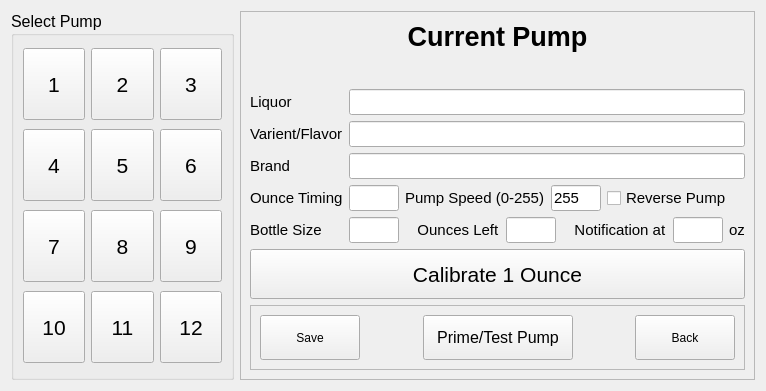
<?xml version="1.0" encoding="UTF-8"?>
<ui version="4.0">
 <class>PumpSettings</class>
 <widget class="QWidget" name="PumpSettings">
  <property name="geometry">
   <rect>
    <x>0</x>
    <y>0</y>
    <width>766</width>
    <height>391</height>
   </rect>
  </property>
  <property name="maximumSize">
   <size>
    <width>800</width>
    <height>400</height>
   </size>
  </property>
  <property name="windowTitle">
   <string>Pump Settings</string>
  </property>
  <property name="windowIcon">
   <iconset>
    <normaloff>../images/icons/Bronx.ico</normaloff>../images/icons/Bronx.ico</iconset>
  </property>
  <layout class="QVBoxLayout" name="verticalLayout">
   <item>
    <layout class="QHBoxLayout" name="horizontalLayout">
     <item>
      <widget class="QGroupBox" name="groupBox">
       <property name="font">
        <font>
         <pointsize>12</pointsize>
        </font>
       </property>
       <property name="title">
        <string>Select Pump</string>
       </property>
       <property name="flat">
        <bool>false</bool>
       </property>
       <layout class="QGridLayout" name="gridLayout_2">
        <item row="3" column="1">
         <widget class="QPushButton" name="btn_pump8">
          <property name="minimumSize">
           <size>
            <width>60</width>
            <height>60</height>
           </size>
          </property>
          <property name="maximumSize">
           <size>
            <width>72</width>
            <height>72</height>
           </size>
          </property>
          <property name="font">
           <font>
            <pointsize>16</pointsize>
           </font>
          </property>
          <property name="text">
           <string>8</string>
          </property>
          <property name="checkable">
           <bool>true</bool>
          </property>
         </widget>
        </item>
        <item row="0" column="1">
         <widget class="QPushButton" name="btn_pump2">
          <property name="minimumSize">
           <size>
            <width>60</width>
            <height>60</height>
           </size>
          </property>
          <property name="maximumSize">
           <size>
            <width>72</width>
            <height>72</height>
           </size>
          </property>
          <property name="font">
           <font>
            <pointsize>16</pointsize>
           </font>
          </property>
          <property name="text">
           <string>2</string>
          </property>
          <property name="checkable">
           <bool>true</bool>
          </property>
         </widget>
        </item>
        <item row="3" column="0">
         <widget class="QPushButton" name="btn_pump7">
          <property name="minimumSize">
           <size>
            <width>60</width>
            <height>60</height>
           </size>
          </property>
          <property name="maximumSize">
           <size>
            <width>72</width>
            <height>72</height>
           </size>
          </property>
          <property name="font">
           <font>
            <pointsize>16</pointsize>
           </font>
          </property>
          <property name="text">
           <string>7</string>
          </property>
          <property name="checkable">
           <bool>true</bool>
          </property>
         </widget>
        </item>
        <item row="0" column="0">
         <widget class="QPushButton" name="btn_pump1">
          <property name="minimumSize">
           <size>
            <width>60</width>
            <height>60</height>
           </size>
          </property>
          <property name="maximumSize">
           <size>
            <width>72</width>
            <height>72</height>
           </size>
          </property>
          <property name="font">
           <font>
            <pointsize>16</pointsize>
           </font>
          </property>
          <property name="text">
           <string>1</string>
          </property>
          <property name="checkable">
           <bool>true</bool>
          </property>
          <property name="checked">
           <bool>false</bool>
          </property>
         </widget>
        </item>
        <item row="0" column="2">
         <widget class="QPushButton" name="btn_pump3">
          <property name="minimumSize">
           <size>
            <width>60</width>
            <height>60</height>
           </size>
          </property>
          <property name="maximumSize">
           <size>
            <width>72</width>
            <height>72</height>
           </size>
          </property>
          <property name="font">
           <font>
            <pointsize>16</pointsize>
           </font>
          </property>
          <property name="text">
           <string>3</string>
          </property>
          <property name="checkable">
           <bool>true</bool>
          </property>
         </widget>
        </item>
        <item row="1" column="0">
         <widget class="QPushButton" name="btn_pump4">
          <property name="minimumSize">
           <size>
            <width>60</width>
            <height>60</height>
           </size>
          </property>
          <property name="maximumSize">
           <size>
            <width>72</width>
            <height>72</height>
           </size>
          </property>
          <property name="font">
           <font>
            <pointsize>16</pointsize>
           </font>
          </property>
          <property name="text">
           <string>4</string>
          </property>
          <property name="checkable">
           <bool>true</bool>
          </property>
         </widget>
        </item>
        <item row="1" column="1">
         <widget class="QPushButton" name="btn_pump5">
          <property name="minimumSize">
           <size>
            <width>60</width>
            <height>60</height>
           </size>
          </property>
          <property name="maximumSize">
           <size>
            <width>72</width>
            <height>72</height>
           </size>
          </property>
          <property name="font">
           <font>
            <pointsize>16</pointsize>
           </font>
          </property>
          <property name="text">
           <string>5</string>
          </property>
          <property name="checkable">
           <bool>true</bool>
          </property>
         </widget>
        </item>
        <item row="1" column="2">
         <widget class="QPushButton" name="btn_pump6">
          <property name="minimumSize">
           <size>
            <width>60</width>
            <height>60</height>
           </size>
          </property>
          <property name="maximumSize">
           <size>
            <width>72</width>
            <height>72</height>
           </size>
          </property>
          <property name="font">
           <font>
            <pointsize>16</pointsize>
           </font>
          </property>
          <property name="text">
           <string>6</string>
          </property>
          <property name="checkable">
           <bool>true</bool>
          </property>
         </widget>
        </item>
        <item row="3" column="2">
         <widget class="QPushButton" name="btn_pump9">
          <property name="minimumSize">
           <size>
            <width>60</width>
            <height>60</height>
           </size>
          </property>
          <property name="maximumSize">
           <size>
            <width>72</width>
            <height>72</height>
           </size>
          </property>
          <property name="font">
           <font>
            <pointsize>16</pointsize>
           </font>
          </property>
          <property name="text">
           <string>9</string>
          </property>
          <property name="checkable">
           <bool>true</bool>
          </property>
         </widget>
        </item>
        <item row="4" column="0">
         <widget class="QPushButton" name="btn_pump10">
          <property name="minimumSize">
           <size>
            <width>60</width>
            <height>60</height>
           </size>
          </property>
          <property name="maximumSize">
           <size>
            <width>72</width>
            <height>72</height>
           </size>
          </property>
          <property name="font">
           <font>
            <pointsize>16</pointsize>
           </font>
          </property>
          <property name="text">
           <string>10</string>
          </property>
          <property name="checkable">
           <bool>true</bool>
          </property>
         </widget>
        </item>
        <item row="4" column="1">
         <widget class="QPushButton" name="btn_pump11">
          <property name="minimumSize">
           <size>
            <width>60</width>
            <height>60</height>
           </size>
          </property>
          <property name="maximumSize">
           <size>
            <width>72</width>
            <height>72</height>
           </size>
          </property>
          <property name="font">
           <font>
            <pointsize>16</pointsize>
           </font>
          </property>
          <property name="text">
           <string>11</string>
          </property>
          <property name="checkable">
           <bool>true</bool>
          </property>
         </widget>
        </item>
        <item row="4" column="2">
         <widget class="QPushButton" name="btn_pump12">
          <property name="minimumSize">
           <size>
            <width>60</width>
            <height>60</height>
           </size>
          </property>
          <property name="maximumSize">
           <size>
            <width>72</width>
            <height>72</height>
           </size>
          </property>
          <property name="font">
           <font>
            <pointsize>16</pointsize>
           </font>
          </property>
          <property name="text">
           <string>12</string>
          </property>
          <property name="checkable">
           <bool>true</bool>
          </property>
         </widget>
        </item>
       </layout>
      </widget>
     </item>
     <item>
      <widget class="QFrame" name="frame">
       <property name="sizePolicy">
        <sizepolicy hsizetype="MinimumExpanding" vsizetype="Preferred">
         <horstretch>0</horstretch>
         <verstretch>0</verstretch>
        </sizepolicy>
       </property>
       <property name="frameShape">
        <enum>QFrame::StyledPanel</enum>
       </property>
       <property name="frameShadow">
        <enum>QFrame::Raised</enum>
       </property>
       <layout class="QVBoxLayout" name="verticalLayout_2">
        <item>
         <widget class="QLabel" name="dsp_curr_pump">
          <property name="font">
           <font>
            <pointsize>20</pointsize>
            <weight>75</weight>
            <bold>true</bold>
           </font>
          </property>
          <property name="text">
           <string>Current Pump</string>
          </property>
          <property name="alignment">
           <set>Qt::AlignHCenter|Qt::AlignTop</set>
          </property>
         </widget>
        </item>
        <item>
         <layout class="QGridLayout" name="gridLayout">
          <item row="2" column="0">
           <widget class="QLabel" name="label_2">
            <property name="font">
             <font>
              <pointsize>11</pointsize>
             </font>
            </property>
            <property name="text">
             <string>Brand</string>
            </property>
           </widget>
          </item>
          <item row="2" column="1">
           <widget class="QLineEdit" name="dsp_brand">
            <property name="font">
             <font>
              <pointsize>11</pointsize>
             </font>
            </property>
           </widget>
          </item>
          <item row="0" column="0">
           <widget class="QLabel" name="label">
            <property name="font">
             <font>
              <pointsize>11</pointsize>
             </font>
            </property>
            <property name="text">
             <string>Liquor</string>
            </property>
           </widget>
          </item>
          <item row="4" column="0">
           <widget class="QLabel" name="label_4">
            <property name="font">
             <font>
              <pointsize>11</pointsize>
             </font>
            </property>
            <property name="text">
             <string>Bottle Size</string>
            </property>
           </widget>
          </item>
          <item row="3" column="0">
           <widget class="QLabel" name="label_3">
            <property name="font">
             <font>
              <pointsize>11</pointsize>
             </font>
            </property>
            <property name="text">
             <string>Ounce Timing</string>
            </property>
           </widget>
          </item>
          <item row="1" column="0">
           <widget class="QLabel" name="label_6">
            <property name="font">
             <font>
              <pointsize>11</pointsize>
             </font>
            </property>
            <property name="text">
             <string>Varient/Flavor</string>
            </property>
           </widget>
          </item>
          <item row="1" column="1">
           <widget class="QLineEdit" name="dsp_flavor">
            <property name="font">
             <font>
              <pointsize>11</pointsize>
             </font>
            </property>
           </widget>
          </item>
          <item row="4" column="1">
           <layout class="QHBoxLayout" name="horizontalLayout_3">
            <item>
             <widget class="QLineEdit" name="dsp_bottle">
              <property name="maximumSize">
               <size>
                <width>50</width>
                <height>16777215</height>
               </size>
              </property>
              <property name="font">
               <font>
                <pointsize>11</pointsize>
               </font>
              </property>
             </widget>
            </item>
            <item>
             <widget class="QLabel" name="label_5">
              <property name="font">
               <font>
                <pointsize>11</pointsize>
               </font>
              </property>
              <property name="text">
               <string>   Ounces Left</string>
              </property>
             </widget>
            </item>
            <item>
             <widget class="QLineEdit" name="dsp_ozleft">
              <property name="maximumSize">
               <size>
                <width>50</width>
                <height>16777215</height>
               </size>
              </property>
              <property name="font">
               <font>
                <pointsize>11</pointsize>
               </font>
              </property>
             </widget>
            </item>
            <item>
             <widget class="QLabel" name="label_8">
              <property name="font">
               <font>
                <pointsize>11</pointsize>
               </font>
              </property>
              <property name="text">
               <string>   Notification at</string>
              </property>
             </widget>
            </item>
            <item>
             <widget class="QLineEdit" name="dsp_oznotify">
              <property name="maximumSize">
               <size>
                <width>50</width>
                <height>16777215</height>
               </size>
              </property>
              <property name="font">
               <font>
                <pointsize>11</pointsize>
               </font>
              </property>
              <property name="text">
               <string/>
              </property>
             </widget>
            </item>
            <item>
             <widget class="QLabel" name="label_9">
              <property name="font">
               <font>
                <pointsize>11</pointsize>
               </font>
              </property>
              <property name="text">
               <string>oz</string>
              </property>
             </widget>
            </item>
           </layout>
          </item>
          <item row="3" column="1">
           <layout class="QHBoxLayout" name="horizontalLayout_4">
            <item>
             <widget class="QLineEdit" name="dsp_timing">
              <property name="maximumSize">
               <size>
                <width>50</width>
                <height>16777215</height>
               </size>
              </property>
              <property name="font">
               <font>
                <pointsize>11</pointsize>
               </font>
              </property>
             </widget>
            </item>
            <item>
             <widget class="QLabel" name="label_7">
              <property name="font">
               <font>
                <pointsize>11</pointsize>
               </font>
              </property>
              <property name="text">
               <string>Pump Speed (0-255)</string>
              </property>
             </widget>
            </item>
            <item>
             <widget class="QLineEdit" name="dsp_speed">
              <property name="maximumSize">
               <size>
                <width>50</width>
                <height>16777215</height>
               </size>
              </property>
              <property name="font">
               <font>
                <pointsize>11</pointsize>
               </font>
              </property>
              <property name="text">
               <string>255</string>
              </property>
             </widget>
            </item>
            <item>
             <widget class="QCheckBox" name="chk_reverse">
              <property name="font">
               <font>
                <pointsize>11</pointsize>
               </font>
              </property>
              <property name="text">
               <string>Reverse Pump</string>
              </property>
              <property name="checked">
               <bool>false</bool>
              </property>
             </widget>
            </item>
           </layout>
          </item>
          <item row="0" column="1">
           <widget class="QLineEdit" name="dsp_booze">
            <property name="font">
             <font>
              <pointsize>11</pointsize>
             </font>
            </property>
           </widget>
          </item>
         </layout>
        </item>
        <item>
         <widget class="QPushButton" name="btn_calibrate">
          <property name="minimumSize">
           <size>
            <width>0</width>
            <height>50</height>
           </size>
          </property>
          <property name="maximumSize">
           <size>
            <width>16777215</width>
            <height>16777215</height>
           </size>
          </property>
          <property name="font">
           <font>
            <pointsize>16</pointsize>
           </font>
          </property>
          <property name="text">
           <string>Calibrate 1 Ounce</string>
          </property>
         </widget>
        </item>
        <item>
         <widget class="QFrame" name="frame_2">
          <property name="frameShape">
           <enum>QFrame::StyledPanel</enum>
          </property>
          <property name="frameShadow">
           <enum>QFrame::Raised</enum>
          </property>
          <layout class="QHBoxLayout" name="horizontalLayout_2">
           <item>
            <widget class="QPushButton" name="btn_save">
             <property name="minimumSize">
              <size>
               <width>100</width>
               <height>45</height>
              </size>
             </property>
             <property name="text">
              <string>Save</string>
             </property>
            </widget>
           </item>
           <item>
            <spacer name="horizontalSpacer">
             <property name="orientation">
              <enum>Qt::Horizontal</enum>
             </property>
             <property name="sizeHint" stdset="0">
              <size>
               <width>40</width>
               <height>20</height>
              </size>
             </property>
            </spacer>
           </item>
           <item>
            <widget class="QPushButton" name="btn_prime">
             <property name="minimumSize">
              <size>
               <width>150</width>
               <height>45</height>
              </size>
             </property>
             <property name="font">
              <font>
               <pointsize>12</pointsize>
              </font>
             </property>
             <property name="text">
              <string>Prime/Test Pump</string>
             </property>
            </widget>
           </item>
           <item>
            <spacer name="horizontalSpacer_2">
             <property name="orientation">
              <enum>Qt::Horizontal</enum>
             </property>
             <property name="sizeHint" stdset="0">
              <size>
               <width>40</width>
               <height>20</height>
              </size>
             </property>
            </spacer>
           </item>
           <item>
            <widget class="QPushButton" name="btn_back">
             <property name="minimumSize">
              <size>
               <width>100</width>
               <height>45</height>
              </size>
             </property>
             <property name="text">
              <string>Back</string>
             </property>
            </widget>
           </item>
          </layout>
         </widget>
        </item>
       </layout>
      </widget>
     </item>
    </layout>
   </item>
  </layout>
 </widget>
 <resources/>
 <connections/>
</ui>
